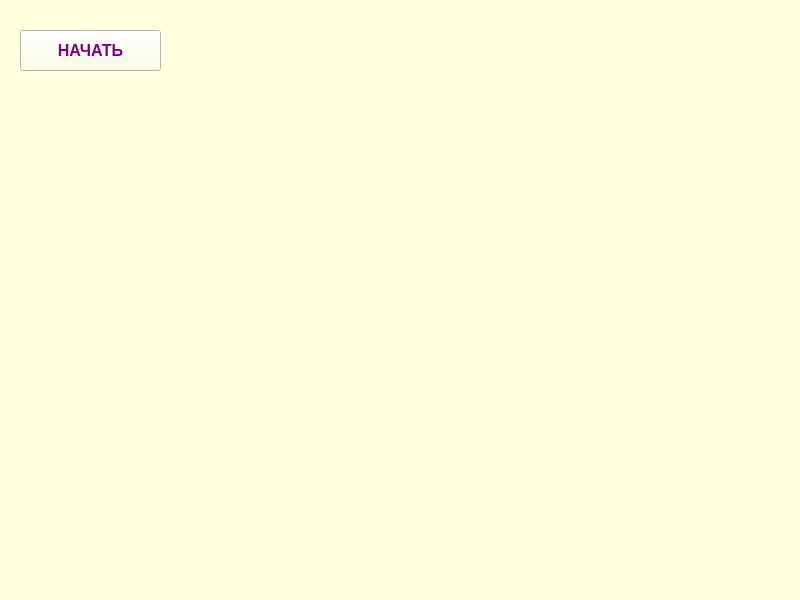
<?xml version="1.0" encoding="UTF-8"?>
<ui version="4.0">
 <class>mainWindow</class>
 <widget class="QMainWindow" name="mainWindow">
  <property name="geometry">
   <rect>
    <x>0</x>
    <y>0</y>
    <width>800</width>
    <height>600</height>
   </rect>
  </property>
  <property name="windowTitle">
   <string>MainWindow</string>
  </property>
  <property name="styleSheet">
   <string notr="true">background: #FFFFE0;</string>
  </property>
  <widget class="QWidget" name="centralwidget">
   <widget class="QPushButton" name="start_button">
    <property name="geometry">
     <rect>
      <x>20</x>
      <y>30</y>
      <width>141</width>
      <height>41</height>
     </rect>
    </property>
    <property name="styleSheet">
     <string notr="true">QPushButton{
	color: purple;
	font-weight: bold;
	font-size: 16px;
}</string>
    </property>
    <property name="text">
     <string>НАЧАТЬ</string>
    </property>
   </widget>
  </widget>
  <widget class="QStatusBar" name="statusbar"/>
 </widget>
 <resources/>
 <connections/>
</ui>
